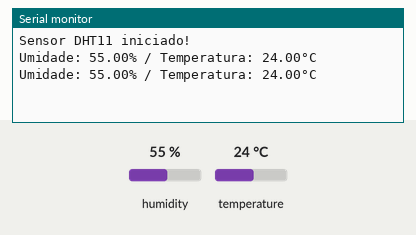
This sketch was run on a simulated Arduino Uno, built with avr-gcc and run on an emulated ATmega328P. Parts: the last lines printed to the serial monitor. The test bench sets the inputs (shaded band); at power-on: humidity 55 %, temperature 24 °C.

Above: at 2.8 s.
2.9 s: humidity set to 22 %
At 4.8 s:
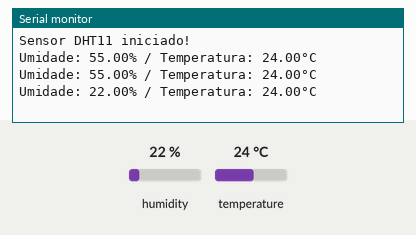
5.6 s: temperature set to 12 °C
At 7.2 s:
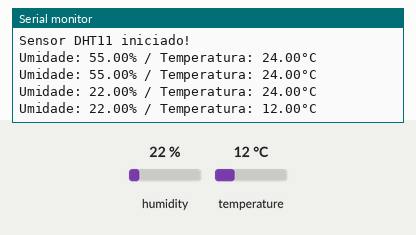
8.3 s: humidity set to 40 %
At 10.8 s:
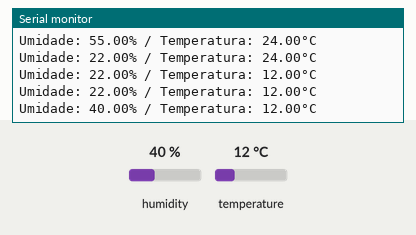
Timing chart, 0 to 12.3 s (numbered marks = the images above; inputs shaded):
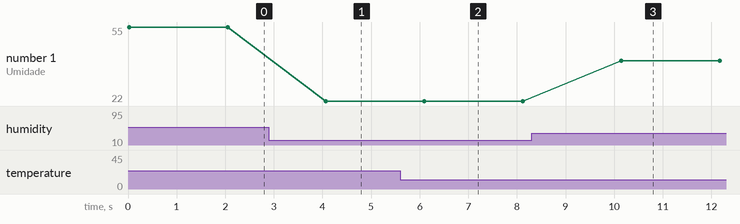

The sketch:

codigo_aula_18.ino
```cpp
#include <DHT.h>

// Define o tipo do sensor DHT e o pino em que está conectado
#define DHTPIN A2 // Pino conectado ao DHT11
#define DHTTYPE DHT11 // Define o tipo de sensor (DHT11)

// Cria o objeto DHT
DHT dht(DHTPIN, DHTTYPE);

void setup() {
  Serial.begin(9600); // Inicializa a comunicação serial
  dht.begin();        // Inicializa o sensor DHT
  Serial.println("Sensor DHT11 iniciado!");
}

void loop() {
  // Lê a umidade e a temperatura do sensor
  float umidade = dht.readHumidity();
  float temperatura = dht.readTemperature();

  // Verifica se a leitura foi bem-sucedida
  if (isnan(umidade) || isnan(temperatura)) {
    Serial.println("Falha na leitura do sensor DHT!");
    return;
  }

  // Exibe os valores lidos
  Serial.print("Umidade: ");
  Serial.print(umidade);
  Serial.print("%");
  Serial.print(" / Temperatura: ");
  Serial.print(temperatura);
  Serial.println("°C");

  delay(2000); // Aguarda 2 segundos antes da próxima leitura
}
```

Measured:
- after the input at 2.9 s, the serial monitor: prints a new line after 1.2 s (image 1)
- after the input at 5.6 s, the serial monitor: prints a new line after 0.50 s (image 2)
- after the input at 8.3 s, the serial monitor: prints a new line after 1.8 s (image 3)
- plotted number 1: 55 → 22 after the input at 2.9 s, 22 → 40 after the input at 8.3 s
